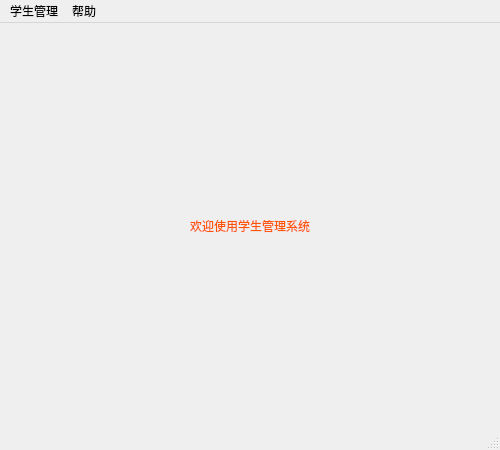
<?xml version="1.0" encoding="UTF-8"?>
<ui version="4.0">
 <class>MainWindow</class>
 <widget class="QMainWindow" name="MainWindow">
  <property name="geometry">
   <rect>
    <x>0</x>
    <y>0</y>
    <width>500</width>
    <height>450</height>
   </rect>
  </property>
  <property name="windowTitle">
   <string>MainWindow</string>
  </property>
  <widget class="QWidget" name="centralwidget">
   <layout class="QHBoxLayout" name="horizontalLayout">
    <item>
     <widget class="QLabel" name="label">
      <property name="styleSheet">
       <string notr="true">font: 25pt &quot;文泉驿微米黑&quot;;
color: rgb(255, 85, 0);</string>
      </property>
      <property name="text">
       <string>欢迎使用学生管理系统</string>
      </property>
      <property name="alignment">
       <set>Qt::AlignCenter</set>
      </property>
     </widget>
    </item>
   </layout>
  </widget>
  <widget class="QMenuBar" name="menubar">
   <property name="geometry">
    <rect>
     <x>0</x>
     <y>0</y>
     <width>500</width>
     <height>28</height>
    </rect>
   </property>
   <widget class="QMenu" name="menu">
    <property name="title">
     <string>学生管理</string>
    </property>
    <addaction name="actionaddStu"/>
    <addaction name="actionqueryStu"/>
   </widget>
   <widget class="QMenu" name="menu_2">
    <property name="title">
     <string>帮助</string>
    </property>
    <addaction name="actionabout"/>
    <addaction name="actionhelp"/>
   </widget>
   <addaction name="menu"/>
   <addaction name="menu_2"/>
  </widget>
  <widget class="QStatusBar" name="statusbar"/>
  <action name="actionaddStu">
   <property name="text">
    <string>addStu</string>
   </property>
  </action>
  <action name="actionqueryStu">
   <property name="text">
    <string>queryStu</string>
   </property>
  </action>
  <action name="actionabout">
   <property name="text">
    <string>about</string>
   </property>
  </action>
  <action name="actionhelp">
   <property name="text">
    <string>help</string>
   </property>
  </action>
 </widget>
 <resources/>
 <connections/>
</ui>
